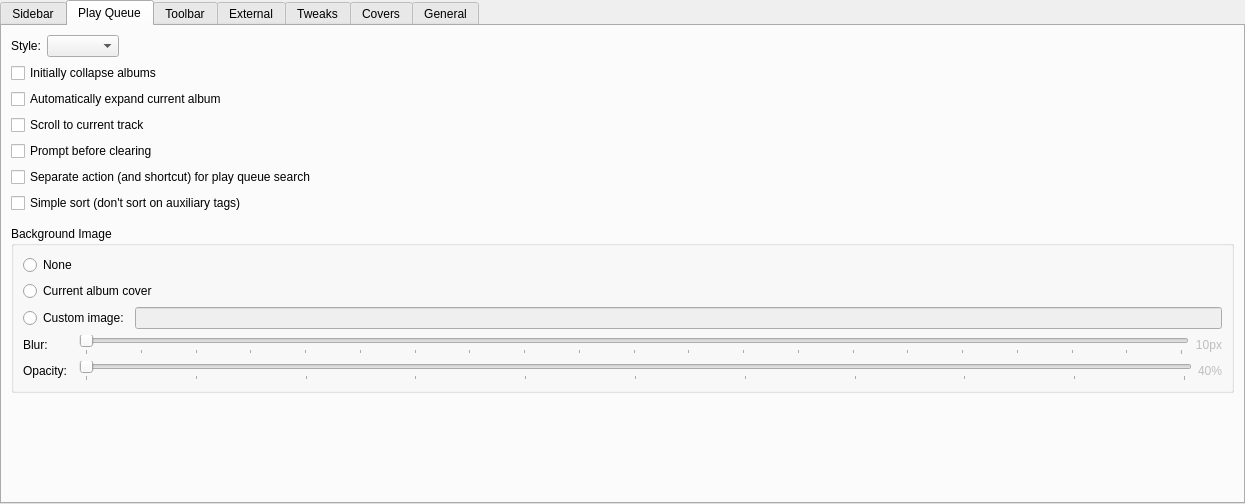
<?xml version="1.0" encoding="UTF-8"?>
<ui version="4.0">
 <class>InterfaceSettings</class>
 <widget class="QWidget" name="InterfaceSettings">
  <property name="geometry">
   <rect>
    <x>0</x>
    <y>0</y>
    <width>1245</width>
    <height>504</height>
   </rect>
  </property>
  <layout class="QVBoxLayout" name="verticalLayout">
   <property name="leftMargin">
    <number>0</number>
   </property>
   <property name="topMargin">
    <number>0</number>
   </property>
   <property name="rightMargin">
    <number>0</number>
   </property>
   <property name="bottomMargin">
    <number>0</number>
   </property>
   <item>
    <widget class="QTabWidget" name="tabWidget">
     <property name="currentIndex">
      <number>1</number>
     </property>
     <property name="movable">
      <bool>false</bool>
     </property>
     <widget class="QWidget" name="sidebarTab">
      <attribute name="title">
       <string>Sidebar</string>
      </attribute>
      <layout class="QVBoxLayout" name="sidebarLayout">
       <item>
        <widget class="QGroupBox" name="viewsGroup">
         <property name="title">
          <string>Views</string>
         </property>
         <layout class="QVBoxLayout" name="verticalLayout_6">
          <item>
           <widget class="QLabel" name="label_2">
            <property name="text">
             <string>Use the checkboxes below to configure which views will appear in the sidebar.</string>
            </property>
            <property name="wordWrap">
             <bool>true</bool>
            </property>
           </widget>
          </item>
          <item>
           <widget class="QListWidget" name="views"/>
          </item>
          <item>
           <widget class="NoteLabel" name="sbPlayQueueLabel">
            <property name="text">
             <string>If 'Play Queue' is not checked above, then it will appear to the side of the other views. If 'Info' is not checked above, then a button will be added to the toolbar allowing you to access song information.</string>
            </property>
           </widget>
          </item>
         </layout>
        </widget>
       </item>
       <item>
        <widget class="QGroupBox" name="optionsGroup">
         <property name="title">
          <string>Options</string>
         </property>
         <layout class="QHBoxLayout" name="sbLayout">
          <item>
           <layout class="QFormLayout" name="styleLayout">
            <property name="fieldGrowthPolicy">
             <enum>QFormLayout::ExpandingFieldsGrow</enum>
            </property>
            <item row="0" column="0">
             <widget class="BuddyLabel" name="sbStyleLabel">
              <property name="text">
               <string>Style:</string>
              </property>
              <property name="buddy">
               <cstring>sbStyle</cstring>
              </property>
             </widget>
            </item>
            <item row="0" column="1">
             <widget class="QComboBox" name="sbStyle"/>
            </item>
            <item row="1" column="0">
             <widget class="BuddyLabel" name="sbPositionLabel">
              <property name="text">
               <string>Position:</string>
              </property>
              <property name="buddy">
               <cstring>sbPosition</cstring>
              </property>
             </widget>
            </item>
            <item row="1" column="1">
             <widget class="QComboBox" name="sbPosition"/>
            </item>
            <item row="2" column="0" colspan="2">
             <widget class="QCheckBox" name="sbIconsOnly">
              <property name="text">
               <string>Only show icons, no text</string>
              </property>
             </widget>
            </item>
            <item row="3" column="0" colspan="2">
             <widget class="QCheckBox" name="sbAutoHide">
              <property name="text">
               <string>Auto-hide</string>
              </property>
             </widget>
            </item>
            <item row="4" column="0" colspan="2">
             <widget class="QCheckBox" name="responsiveSidebar">
              <property name="toolTip">
               <string>&lt;p&gt;Change to a small top bar (containing all views) when the window is narrow.&lt;/p&gt;</string>
              </property>
              <property name="text">
               <string>Automatically change style when insufficient space</string>
              </property>
             </widget>
            </item>
           </layout>
          </item>
         </layout>
        </widget>
       </item>
      </layout>
     </widget>
     <widget class="QWidget" name="tab_5">
      <attribute name="title">
       <string>Play Queue</string>
      </attribute>
      <layout class="QFormLayout" name="formLayout_5">
       <property name="fieldGrowthPolicy">
        <enum>QFormLayout::ExpandingFieldsGrow</enum>
       </property>
       <item row="0" column="0">
        <widget class="BuddyLabel" name="playQueueViewLabel">
         <property name="text">
          <string>Style:</string>
         </property>
         <property name="buddy">
          <cstring>playQueueView</cstring>
         </property>
        </widget>
       </item>
       <item row="0" column="1">
        <widget class="QComboBox" name="playQueueView"/>
       </item>
       <item row="1" column="0" colspan="2">
        <widget class="QCheckBox" name="playQueueStartClosed">
         <property name="text">
          <string>Initially collapse albums</string>
         </property>
        </widget>
       </item>
       <item row="2" column="0" colspan="2">
        <widget class="QCheckBox" name="playQueueAutoExpand">
         <property name="text">
          <string>Automatically expand current album</string>
         </property>
        </widget>
       </item>
       <item row="3" column="0" colspan="2">
        <widget class="QCheckBox" name="playQueueScroll">
         <property name="text">
          <string>Scroll to current track</string>
         </property>
        </widget>
       </item>
       <item row="4" column="0" colspan="2">
        <widget class="QCheckBox" name="playQueueConfirmClear">
         <property name="text">
          <string>Prompt before clearing</string>
         </property>
        </widget>
       </item>
       <item row="5" column="0" colspan="2">
        <widget class="QCheckBox" name="playQueueSearch">
         <property name="text">
          <string>Separate action (and shortcut) for play queue search</string>
         </property>
        </widget>
       </item>
       <item row="6" column="0" colspan="2">
        <widget class="QCheckBox" name="playQueueSimpleSort">
         <property name="text">
          <string>Simple sort (don't sort on auxiliary tags)</string>
         </property>
        </widget>
       </item>
       <item row="7" column="0">
        <spacer name="macSpacerHack">
         <property name="orientation">
          <enum>Qt::Vertical</enum>
         </property>
         <property name="sizeType">
          <enum>QSizePolicy::Fixed</enum>
         </property>
         <property name="sizeHint" stdset="0">
          <size>
           <width>2</width>
           <height>1</height>
          </size>
         </property>
        </spacer>
       </item>
       <item row="8" column="0" colspan="2">
        <widget class="QGroupBox" name="playQueueBackgroundOptions">
         <property name="sizePolicy">
          <sizepolicy hsizetype="MinimumExpanding" vsizetype="Preferred">
           <horstretch>0</horstretch>
           <verstretch>0</verstretch>
          </sizepolicy>
         </property>
         <property name="title">
          <string>Background Image</string>
         </property>
         <layout class="QGridLayout" name="gridLayout">
          <item row="0" column="0" colspan="3">
           <widget class="QRadioButton" name="playQueueBackground_none">
            <property name="text">
             <string>None</string>
            </property>
           </widget>
          </item>
          <item row="1" column="0" colspan="3">
           <widget class="QRadioButton" name="playQueueBackground_cover">
            <property name="text">
             <string>Current album cover</string>
            </property>
           </widget>
          </item>
          <item row="2" column="0" colspan="2">
           <widget class="QRadioButton" name="playQueueBackground_custom">
            <property name="text">
             <string>Custom image:</string>
            </property>
           </widget>
          </item>
          <item row="2" column="2">
           <widget class="PathRequester" name="playQueueBackgroundFile">
            <property name="enabled">
             <bool>false</bool>
            </property>
            <property name="sizePolicy">
             <sizepolicy hsizetype="MinimumExpanding" vsizetype="Fixed">
              <horstretch>0</horstretch>
              <verstretch>0</verstretch>
             </sizepolicy>
            </property>
           </widget>
          </item>
          <item row="3" column="0">
           <widget class="QLabel" name="label_4b">
            <property name="text">
             <string>Blur:</string>
            </property>
           </widget>
          </item>
          <item row="3" column="1" colspan="2">
           <layout class="QHBoxLayout" name="playQueueBackgroundBlurLayout">
            <property name="leftMargin">
             <number>0</number>
            </property>
            <property name="topMargin">
             <number>0</number>
            </property>
            <property name="rightMargin">
             <number>0</number>
            </property>
            <property name="bottomMargin">
             <number>0</number>
            </property>
            <item>
             <widget class="QSlider" name="playQueueBackgroundBlur">
              <property name="enabled">
               <bool>false</bool>
              </property>
              <property name="maximum">
               <number>20</number>
              </property>
              <property name="pageStep">
               <number>1</number>
              </property>
              <property name="orientation">
               <enum>Qt::Horizontal</enum>
              </property>
              <property name="tickPosition">
               <enum>QSlider::TicksBelow</enum>
              </property>
              <property name="tickInterval">
               <number>1</number>
              </property>
             </widget>
            </item>
            <item>
             <widget class="QLabel" name="playQueueBackgroundBlurLabel">
              <property name="enabled">
               <bool>false</bool>
              </property>
              <property name="text">
               <string>10px</string>
              </property>
              <property name="alignment">
               <set>Qt::AlignRight|Qt::AlignTrailing|Qt::AlignVCenter</set>
              </property>
             </widget>
            </item>
           </layout>
          </item>
          <item row="4" column="0">
           <widget class="QLabel" name="label_4">
            <property name="text">
             <string>Opacity:</string>
            </property>
           </widget>
          </item>
          <item row="4" column="1" colspan="2">
           <layout class="QHBoxLayout" name="playQueueBackgroundOpacityLayout">
            <property name="leftMargin">
             <number>0</number>
            </property>
            <property name="topMargin">
             <number>0</number>
            </property>
            <property name="rightMargin">
             <number>0</number>
            </property>
            <property name="bottomMargin">
             <number>0</number>
            </property>
            <item>
             <widget class="QSlider" name="playQueueBackgroundOpacity">
              <property name="enabled">
               <bool>false</bool>
              </property>
              <property name="maximum">
               <number>100</number>
              </property>
              <property name="pageStep">
               <number>10</number>
              </property>
              <property name="orientation">
               <enum>Qt::Horizontal</enum>
              </property>
              <property name="tickPosition">
               <enum>QSlider::TicksBelow</enum>
              </property>
              <property name="tickInterval">
               <number>10</number>
              </property>
             </widget>
            </item>
            <item>
             <widget class="QLabel" name="playQueueBackgroundOpacityLabel">
              <property name="enabled">
               <bool>false</bool>
              </property>
              <property name="text">
               <string>40%</string>
              </property>
              <property name="alignment">
               <set>Qt::AlignRight|Qt::AlignTrailing|Qt::AlignVCenter</set>
              </property>
             </widget>
            </item>
           </layout>
          </item>
         </layout>
        </widget>
       </item>
      </layout>
     </widget>
     <widget class="QWidget" name="toolbarTab">
      <attribute name="title">
       <string>Toolbar</string>
      </attribute>
      <layout class="QFormLayout" name="toolbarTabLayout">
       <property name="fieldGrowthPolicy">
        <enum>QFormLayout::ExpandingFieldsGrow</enum>
       </property>
       <item row="0" column="0" colspan="2">
        <widget class="QCheckBox" name="showStopButton">
         <property name="text">
          <string>Show stop button</string>
         </property>
        </widget>
       </item>
       <item row="1" column="0" colspan="2">
        <widget class="QCheckBox" name="showCoverWidget">
         <property name="text">
          <string>Show cover of current track</string>
         </property>
        </widget>
       </item>
       <item row="3" column="0" colspan="2">
        <widget class="QCheckBox" name="showRatingWidget">
         <property name="text">
          <string>Show track rating</string>
         </property>
        </widget>
       </item>
       <item row="2" column="0">
        <widget class="QCheckBox" name="showTechnicalInfo">
         <property name="text">
          <string>Show technical info</string>
         </property>
        </widget>
       </item>
      </layout>
     </widget>
     <widget class="QWidget" name="tab_7">
      <attribute name="title">
       <string>External</string>
      </attribute>
      <layout class="QVBoxLayout" name="verticalLayout_5">
       <item>
        <widget class="QCheckBox" name="enableMpris">
         <property name="text">
          <string>Enable MPRIS D-BUS interface</string>
         </property>
        </widget>
       </item>
       <item>
        <widget class="QCheckBox" name="systemTrayPopup">
         <property name="text">
          <string>Show popup messages when changing tracks</string>
         </property>
        </widget>
       </item>
       <item>
        <widget class="QCheckBox" name="systemTrayCheckBox">
         <property name="enabled">
          <bool>true</bool>
         </property>
         <property name="text">
          <string>Show icon in notification area</string>
         </property>
        </widget>
       </item>
       <item>
        <widget class="QCheckBox" name="minimiseOnClose">
         <property name="enabled">
          <bool>true</bool>
         </property>
         <property name="text">
          <string>Minimize to notification area when closed</string>
         </property>
        </widget>
       </item>
       <item>
        <widget class="QGroupBox" name="startupState">
         <property name="title">
          <string>On Start-up</string>
         </property>
         <layout class="QVBoxLayout" name="verticalLayout_4">
          <item>
           <widget class="QRadioButton" name="startupStateShow">
            <property name="text">
             <string>Show main window</string>
            </property>
           </widget>
          </item>
          <item>
           <widget class="QRadioButton" name="startupStateHide">
            <property name="text">
             <string>Hide main window</string>
            </property>
           </widget>
          </item>
          <item>
           <widget class="QRadioButton" name="startupStateRestore">
            <property name="text">
             <string>Restore previous state</string>
            </property>
           </widget>
          </item>
         </layout>
        </widget>
       </item>
       <item>
        <spacer name="verticalSpacer_3">
         <property name="orientation">
          <enum>Qt::Vertical</enum>
         </property>
         <property name="sizeHint" stdset="0">
          <size>
           <width>2</width>
           <height>2</height>
          </size>
         </property>
        </spacer>
       </item>
      </layout>
     </widget>
     <widget class="QWidget" name="tab_4z">
      <attribute name="title">
       <string>Tweaks</string>
      </attribute>
      <layout class="QVBoxLayout" name="verticalLayout_7">
       <item>
        <widget class="QGroupBox" name="groupBox_2p">
         <property name="title">
          <string>Artist &amp;&amp; Album Sorting</string>
         </property>
         <layout class="QVBoxLayout" name="verticalLayout_2p">
          <item>
           <widget class="QLabel" name="ignorePrefixesLabel">
            <property name="text">
             <string>Enter a (comma separated) list of prefixes to ignore when sorting artist and albums. e.g. if set to 'The' then 'The Beatles' would be sorted by 'Beatles'</string>
            </property>
            <property name="wordWrap">
             <bool>true</bool>
            </property>
           </widget>
          </item>
          <item>
           <widget class="LineEdit" name="ignorePrefixes">
            <property name="placeholderText">
             <string>Enter comma separated list of prefixes...</string>
            </property>
           </widget>
          </item>
         </layout>
        </widget>
       </item>
       <item>
        <widget class="QGroupBox" name="groupBox_2">
         <property name="title">
          <string>Composer Support</string>
         </property>
         <layout class="QVBoxLayout" name="verticalLayout_2">
          <item>
           <widget class="QLabel" name="composerGenresLabel">
            <property name="text">
             <string>By default, Cantata uses the 'Album Artist' tag (or 'Artist' tag if a song has no 'Album Artist') to group songs and albums. For certain genres, e.g 'Classical', it may be preferable to use the 'Composer' tag (if set) to perform this grouping. Please enter a (comma separated) list of the genres with which you would like Cantata to use the 'Composer' tag.</string>
            </property>
            <property name="wordWrap">
             <bool>true</bool>
            </property>
           </widget>
          </item>
          <item>
           <widget class="LineEdit" name="composerGenres">
            <property name="placeholderText">
             <string>Enter comma separated list of genres...</string>
            </property>
           </widget>
          </item>
         </layout>
        </widget>
       </item>
       <item>
        <widget class="QGroupBox" name="groupBox_3">
         <property name="title">
          <string>Single Tracks</string>
         </property>
         <layout class="QVBoxLayout" name="verticalLayout_8">
          <item>
           <widget class="QLabel" name="singleTracksFoldersLabel">
            <property name="text">
             <string>If you have a lot of artists in your collection that only contain a single track, then it can be cumbersome for each of these to have their own entry in the list of artists. As a work-around for this, if you place these tracks into a separate folder, and enter this folder name below, then Cantata will group these under an album named 'Single Tracks' with an album artist of 'Various Artists'. You may enter a comma separated list of folder names (without leading or trailing path separators) below.</string>
            </property>
            <property name="wordWrap">
             <bool>true</bool>
            </property>
           </widget>
          </item>
          <item>
           <widget class="LineEdit" name="singleTracksFolders">
            <property name="placeholderText">
             <string>Comma separated list of folders that contain single track files...</string>
            </property>
           </widget>
          </item>
         </layout>
        </widget>
       </item>
       <item>
        <widget class="QGroupBox" name="groupBox_3xx">
         <property name="title">
          <string>Miscellaneous</string>
         </property>
         <layout class="QFormLayout" name="miscLayout">
          <item row="0" column="0">
           <widget class="QLabel" name="cueSupportLabel">
            <property name="text">
             <string>CUE files:</string>
            </property>
           </widget>
          </item>
          <item row="0" column="1">
           <widget class="QComboBox" name="cueSupport"/>
          </item>
          <item row="1" column="0">
           <widget class="QLabel" name="yearTagLabel">
            <property name="text">
             <string>Year tag:</string>
            </property>
           </widget>
          </item>
          <item row="1" column="1">
           <widget class="QComboBox" name="yearTag"/>
          </item>
         </layout>
        </widget>
       </item>
       <item>
        <widget class="NoteLabel" name="tweaksLabel">
         <property name="text">
          <string>Changing 'Artist &amp; Album Sorting', 'Single Tracks', or 'CUE files' will require a DB refresh in order to take effect. Changing 'Composer Support' or 'Year tag' will require restarting Cantata.</string>
         </property>
        </widget>
       </item>
       <item>
        <spacer name="verticalSpacer_2f">
         <property name="orientation">
          <enum>Qt::Vertical</enum>
         </property>
         <property name="sizeHint" stdset="0">
          <size>
           <width>16</width>
           <height>16</height>
          </size>
         </property>
        </spacer>
       </item>
      </layout>
     </widget>
     <widget class="QWidget" name="tab_4cvr">
      <attribute name="title">
       <string>Covers</string>
      </attribute>
      <layout class="QVBoxLayout" name="verticalLayout_7cvr">
       <item>
        <layout class="QFormLayout" name="formLayout_4cvr">
         <property name="fieldGrowthPolicy">
          <enum>QFormLayout::ExpandingFieldsGrow</enum>
         </property>
         <item row="0" column="0" colspan="2">
          <widget class="QCheckBox" name="fetchCovers">
           <property name="text">
            <string>Fetch missing covers</string>
           </property>
          </widget>
         </item>
         <item row="1" column="0" colspan="2">
          <widget class="QCheckBox" name="storeCoversInMpdDir">
           <property name="text">
            <string>Save downloaded covers into music folder</string>
           </property>
          </widget>
         </item>
         <item row="2" column="0">
          <widget class="BuddyLabel" name="coverFilenameLabel">
           <property name="text">
            <string>Filename:</string>
           </property>
           <property name="buddy">
            <cstring>coverFilename</cstring>
           </property>
          </widget>
         </item>
         <item row="2" column="1">
          <widget class="LineEdit" name="coverFilename">
           <property name="toolTip">
            <string>&lt;p&gt;Filename (without extension) to save downloaded covers as.&lt;br/&gt;If left blank 'cover' will be used.&lt;br/&gt;&lt;br/&gt;&lt;i&gt;%artist% will be replaced with album artist of the current song, and %album% will be replaced with the album name.&lt;/i&gt;&lt;/p&gt;</string>
           </property>
          </widget>
         </item>
        </layout>
       </item>
       <item>
        <widget class="NoteLabel" name="storeCoversInMpdDirLabel">
         <property name="text">
          <string>If you enable 'Save downloaded covers into music folder' you may need to clear the cache of any previous covers to force downloading of new covers. See 'Cache' settings page for further details.</string>
         </property>
        </widget>
       </item>
       <item>
        <widget class="NoteLabel" name="coverNameNoteLabel"/>
       </item>
       <item>
        <spacer name="verticalSpacer_2cvr">
         <property name="orientation">
          <enum>Qt::Vertical</enum>
         </property>
         <property name="sizeHint" stdset="0">
          <size>
           <width>16</width>
           <height>16</height>
          </size>
         </property>
        </spacer>
       </item>
      </layout>
     </widget>
     <widget class="QWidget" name="tab_4">
      <attribute name="title">
       <string>General</string>
      </attribute>
      <layout class="QVBoxLayout" name="verticalLayout_3">
       <item>
        <layout class="QFormLayout" name="formLayout_4">
         <property name="fieldGrowthPolicy">
          <enum>QFormLayout::ExpandingFieldsGrow</enum>
         </property>
         <item row="0" column="0" colspan="2">
          <widget class="QCheckBox" name="showDeleteAction">
           <property name="text">
            <string>Show delete action in context menus</string>
           </property>
          </widget>
         </item>
         <item row="1" column="0" colspan="2">
          <widget class="QCheckBox" name="forceSingleClick">
           <property name="text">
            <string>Enforce single-click activation of items</string>
           </property>
          </widget>
         </item>
         <item row="2" column="0" colspan="2">
          <widget class="QCheckBox" name="infoTooltips">
           <property name="text">
            <string>Show song information tooltips</string>
           </property>
          </widget>
         </item>
         <item row="3" column="0">
          <widget class="BuddyLabel" name="langLabel">
           <property name="text">
            <string>Language:</string>
           </property>
           <property name="buddy">
            <cstring>lang</cstring>
           </property>
          </widget>
         </item>
         <item row="3" column="1">
          <widget class="QComboBox" name="lang"/>
         </item>
         <item row="4" column="0">
          <widget class="BuddyLabel" name="styleLabel">
           <property name="text">
            <string>Style:</string>
           </property>
           <property name="buddy">
            <cstring>styleOption</cstring>
           </property>
          </widget>
         </item>
         <item row="4" column="1">
          <widget class="QComboBox" name="styleOption"/>
         </item>
        </layout>
       </item>
       <item>
        <widget class="NoteLabel" name="singleClickLabel">
         <property name="text">
          <string>Changing the 'Enforce single-click activation of items' setting will require a re-start of Cantata.</string>
         </property>
        </widget>
       </item>
       <item>
        <widget class="NoteLabel" name="langNoteLabel">
         <property name="text">
          <string>Changing the language setting will require a re-start of Cantata.</string>
         </property>
        </widget>
       </item>
       <item>
        <widget class="NoteLabel" name="styleNoteLabel">
         <property name="text">
          <string>Changing the style setting will require a re-start of Cantata.</string>
         </property>
        </widget>
       </item>
       <item>
        <spacer name="verticalSpacer_2c">
         <property name="orientation">
          <enum>Qt::Vertical</enum>
         </property>
         <property name="sizeHint" stdset="0">
          <size>
           <width>16</width>
           <height>16</height>
          </size>
         </property>
        </spacer>
       </item>
      </layout>
     </widget>
    </widget>
   </item>
  </layout>
 </widget>
 <customwidgets>
  <customwidget>
   <class>BuddyLabel</class>
   <extends>QLabel</extends>
   <header>support/buddylabel.h</header>
  </customwidget>
  <customwidget>
   <class>NoteLabel</class>
   <extends>QLabel</extends>
   <header>widgets/notelabel.h</header>
  </customwidget>
  <customwidget>
   <class>PathRequester</class>
   <extends>QLineEdit</extends>
   <header>support/pathrequester.h</header>
   <container>1</container>
  </customwidget>
  <customwidget>
   <class>LineEdit</class>
   <extends>QLineEdit</extends>
   <header>support/lineedit.h</header>
   <container>1</container>
  </customwidget>
 </customwidgets>
 <resources/>
 <connections>
  <connection>
   <sender>playQueueBackground_custom</sender>
   <signal>toggled(bool)</signal>
   <receiver>playQueueBackgroundFile</receiver>
   <slot>setEnabled(bool)</slot>
   <hints>
    <hint type="sourcelabel">
     <x>89</x>
     <y>262</y>
    </hint>
    <hint type="destinationlabel">
     <x>199</x>
     <y>271</y>
    </hint>
   </hints>
  </connection>
 </connections>
</ui>
